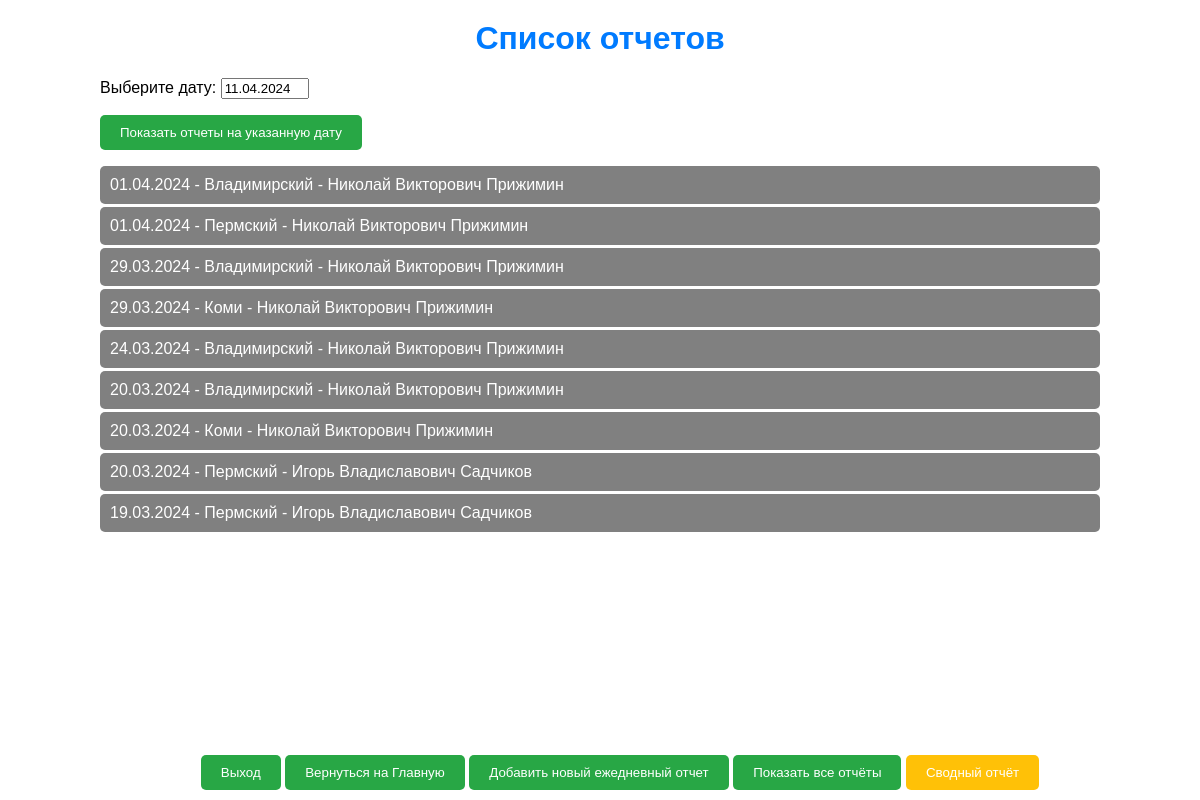
The page /daily/ (signed in) on the database as committed earlier.
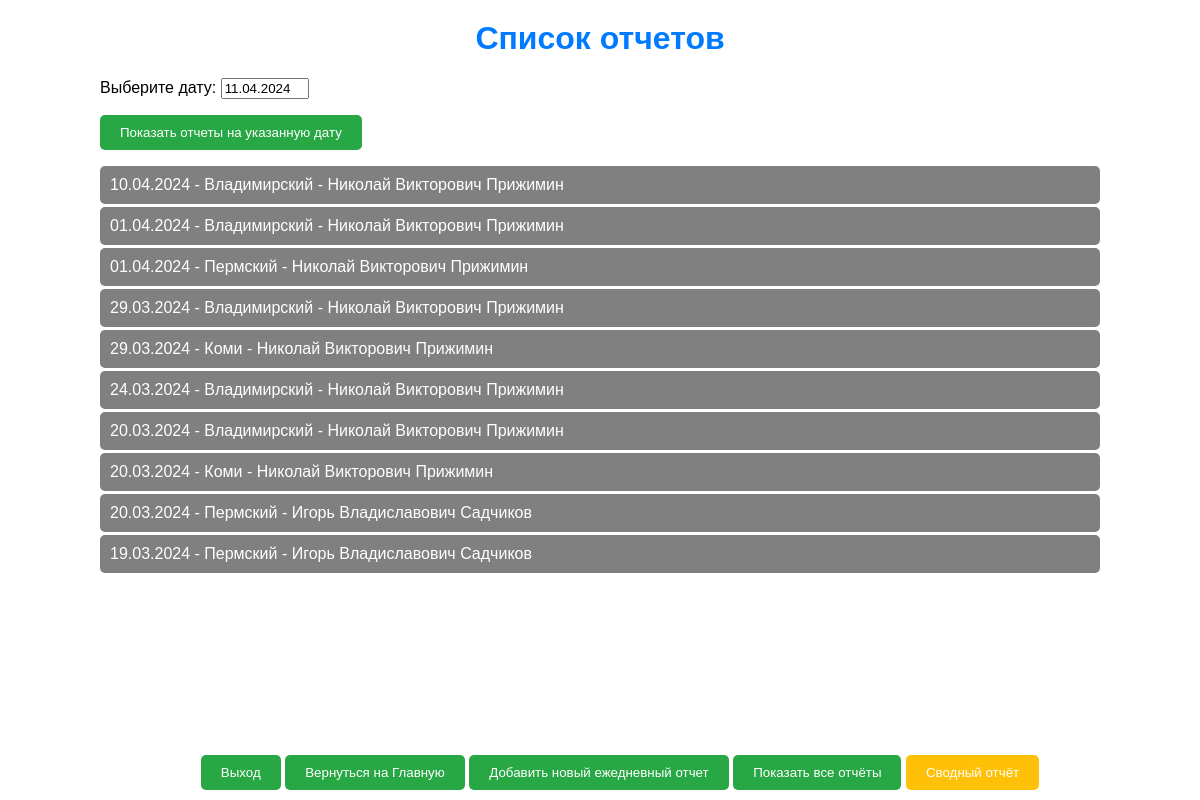
The same page on the database as committed later.
### daily/models.py (models this page shows, shortened)
class DailyReport(models.Model):
    created_at = models.DateTimeField('Время создания', auto_now_add=True, editable=False)  # Нередактируемое поле с временем создания
    report_date = models.DateField('Отчётная дата')
    author = models.ForeignKey(User, verbose_name='Автор', on_delete=models.CASCADE)
    department = models.ForeignKey(Department, verbose_name='Филиал', on_delete=models.CASCADE)
    field_1 = models.PositiveSmallIntegerField('Незакрытие постов охраны', default=0)
    field_2 = models.PositiveSmallIntegerField('Отсутствие спец. средств и оружия', default=0)
    field_3 = models.PositiveSmallIntegerField('Ненадлежащее проведение досмотра', default=0)
    field_4 = models.PositiveSmallIntegerField('Самовольное покидание поста', default=0)
    field_5 = models.PositiveSmallIntegerField('Допущение проникновения посторонних лиц', default=0)
    field_6 = models.PositiveSmallIntegerField('Допущение прохода по чужому пропуску (без пропуска)', default=0)
    field_7 = models.PositiveSmallIntegerField('Нахождение на посту в нетрезвом виде', default=0)
    field_8 = models.PositiveSmallIntegerField('Неприбытие ГБР', default=0)
    field_9 = models.PositiveSmallIntegerField('Иные значимые нарушения', default=0)
    field_10 = models.PositiveSmallIntegerField('Количество проведенных проверок СБ за прошедшие сутки', default=0)
    field_11 = models.PositiveSmallIntegerField('Количество направленных претензионных писем за прошедшие сутки', default=0)

class Department(models.Model):
    name = models.CharField(max_length=100)

### daily/views.py (the view)
# urls.py: path('', daily_reports, name='daily_reports'),  # Маршрут по умолчанию для списка отчетов
@login_required
def daily_reports(request):
    user = request.user
    user_departments = UserDepartment.objects.filter(user=user).values_list('department', flat=True)
    reports = DailyReport.objects.filter(department__in=user_departments).order_by('-report_date')
    if request.method == 'POST':
        form = DateForm(request.POST)
        if form.is_valid():
            selected_date = form.cleaned_data['selected_date']
            reports = reports.filter(report_date=selected_date)
    else:
        form = DateForm(initial={'selected_date': get_date_for_report()})
    for report in reports:
        report.user_full_name = f"{report.author.first_name} {report.author.last_name}"
    summary_reports_creators = []
    first_summary_report = CreatorsSummaryReport.objects.first()
    if first_summary_report:
        summary_reports_creators = [user.username for user in first_summary_report.creators.all()]
    return render(request, 'daily/reports_list.html',
                  {'reports': reports,
                   'form': form,
                   'summary_reports_creators': summary_reports_creators})

### daily/forms.py
class DateForm(forms.Form):
    selected_date = forms.DateField(label='Выберите дату')

### daily/utils.py (called while the page is built)
def get_date_for_report():
    current_datetime = timezone.now().astimezone(tz=timezone.get_current_timezone())
    match current_datetime.weekday():
        case 5 | 6:
            return (current_datetime.date()
                    - timezone.timedelta(days=current_datetime.weekday())
                    + timezone.timedelta(days=4))
        case 0:
            if current_datetime.time() < timezone.datetime.strptime('09:30', '%H:%M').time():
                return (current_datetime.date()
                        - timezone.timedelta(days=current_datetime.weekday())
                        + timezone.timedelta(days=4, weeks=-1))
            else:
                return current_datetime.date()
        case _:
            return (current_datetime.date() - timezone.timedelta(days=1))

### daily/templates/daily/reports_list.html (shortened to what this page needs)
{% load static %}
<!DOCTYPE html>
<html lang="ru">
    <head>
        <link rel="stylesheet" type="text/css" href="{% static 'css/styles.css' %}">
    </head>
    <body>
        <div class="container">
            <h1>Список отчетов</h1>
            <div class="button-container">
                <form method="post" class="form-group">
                    {{ form.as_p }}
                    <button type="submit">Показать отчеты на указанную дату</button>
                </form>
            </div>
            <ul class="report-list">
                {% for report in reports %}
                <li>
                    <a href="{% url 'report_details' report.id %}" class="action-button">
                        {{ report.report_date|date:"d.m.Y" }} - {{ report.department.name }} - {{ report.user_full_name }}
                    </a>
                </li>
                {% empty %}
                <li>Нет доступных отчетов</li>
                {% endfor %}
            </ul>
        </div>
        <div class="actions">
            <a href="{% url 'accounts:custom_logout' %}" class="action-link">
                <button type="button">Выход</button>
            </a>
            <a href="{% url 'dashboard' %}" class="action-link">
                <button type="button">Вернуться на Главную</button>
            </a>
            <a href="{% url 'add_daily_report' %}" class="action-link">
                <button type="button">Добавить новый ежедневный отчет</button>
            </a>
            <a href="{% url 'daily_reports' %}" class="action-link">
                <button type="button">Показать все отчёты</button>
            </a>
            {% if request.user.username in summary_reports_creators %}
            <a href="{% url 'summary_report' %}" class="action-link">
                <button type="button" class="yellow-button">Сводный отчёт</button>
            </a>
            {% endif %}
        </div>
    </body>
</html>

### static/css/styles.css (style rules this page uses)
body { font-family: Arial, sans-serif; margin: 20px; }
h1 { color: #007bff; text-align: center; margin-top: 0; }
.container { width: 90%; max-width: 1000px; margin: 0 auto; }
.login-button, .action-button { background-color: #28a745; color: white; padding: 10px 20px; border: none; border-radius: 5px; cursor: pointer; transition: background-color 0.3s ease; }
.report-list { height: calc(100vh - 260px); overflow-y: auto; list-style-type: none; padding: 0; }
.report-list li { list-style-type: none; margin-bottom: 3px; }
.report-list li a { display: block; padding: 10px; background-color: #808080; color: white; text-decoration: none; border-radius: 5px; }
.actions { position: fixed; bottom: 10px; width: 100%; text-align: center; }
.actions button { background-color: #28a745; color: white; padding: 10px 20px; border: none; border-radius: 5px; cursor: pointer; transition: background-color 0.3s ease; }
.actions a { text-decoration: none; }
.actions button.yellow-button { background-color: #ffc107; color: white; padding: 10px 20px; border: none; border-radius: 5px; cursor: pointer; transition: background-color 0.3s ease; }
input[type="text"], input[type="password"], input[type="email"], input[type="number"], input[type="date"], textarea { width: 80px; }
.form-group button { background-color: #28a745; color: white; padding: 10px 20px; border: none; border-radius: 5px; cursor: pointer; transition: background-color 0.3s ease; }

Rows that differ between the two databases and show on the page:
added DailyReport: report_date "10.04.2024", department.name "Владимирский", user_full_name "Николай Викторович Прижимин"
